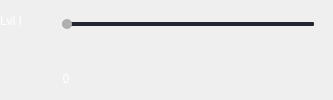
                <widget class="QFrame" name="frm_rfrsh_rate_lvl_1">
                 <property name="minimumSize">
                  <size>
                   <width>333</width>
                   <height>0</height>
                  </size>
                 </property>
                 <property name="maximumSize">
                  <size>
                   <width>333</width>
                   <height>16777215</height>
                  </size>
                 </property>
                 <property name="frameShape">
                  <enum>QFrame::NoFrame</enum>
                 </property>
                 <property name="frameShadow">
                  <enum>QFrame::Plain</enum>
                 </property>
                 <property name="lineWidth">
                  <number>0</number>
                 </property>
                 <layout class="QGridLayout" name="gridLayout_13">
                  <property name="leftMargin">
                   <number>0</number>
                  </property>
                  <property name="topMargin">
                   <number>0</number>
                  </property>
                  <property name="rightMargin">
                   <number>0</number>
                  </property>
                  <property name="bottomMargin">
                   <number>0</number>
                  </property>
                  <property name="spacing">
                   <number>0</number>
                  </property>
                  <item row="3" column="1">
                   <widget class="QFrame" name="frm_lbl_rfrsh_rate_lvl_1">
                    <property name="minimumSize">
                     <size>
                      <width>290</width>
                      <height>14</height>
                     </size>
                    </property>
                    <property name="maximumSize">
                     <size>
                      <width>290</width>
                      <height>14</height>
                     </size>
                    </property>
                    <property name="frameShape">
                     <enum>QFrame::NoFrame</enum>
                    </property>
                    <property name="frameShadow">
                     <enum>QFrame::Plain</enum>
                    </property>
                    <property name="lineWidth">
                     <number>0</number>
                    </property>
                    <widget class="QLabel" name="lbl_crrnt_rfrsh_rate_lvl_1">
                     <property name="geometry">
                      <rect>
                       <x>0</x>
                       <y>0</y>
                       <width>44</width>
                       <height>14</height>
                      </rect>
                     </property>
                     <property name="sizePolicy">
                      <sizepolicy hsizetype="Fixed" vsizetype="Fixed">
                       <horstretch>0</horstretch>
                       <verstretch>0</verstretch>
                      </sizepolicy>
                     </property>
                     <property name="minimumSize">
                      <size>
                       <width>44</width>
                       <height>14</height>
                      </size>
                     </property>
                     <property name="maximumSize">
                      <size>
                       <width>44</width>
                       <height>14</height>
                      </size>
                     </property>
                     <property name="font">
                      <font>
                       <family>Sans Serif</family>
                       <pointsize>9</pointsize>
                       <stylestrategy>PreferAntialias</stylestrategy>
                       <kerning>true</kerning>
                      </font>
                     </property>
                     <property name="styleSheet">
                      <string notr="true">padding: 0 7px 0 9px;
color: white;</string>
                     </property>
                     <property name="text">
                      <string notr="true">0</string>
                     </property>
                     <property name="alignment">
                      <set>Qt::AlignCenter</set>
                     </property>
                    </widget>
                   </widget>
                  </item>
                  <item row="0" column="0">
                   <widget class="QLabel" name="lbl_txt_rfrsh_rate_lvl_1">
                    <property name="minimumSize">
                     <size>
                      <width>43</width>
                      <height>10</height>
                     </size>
                    </property>
                    <property name="maximumSize">
                     <size>
                      <width>43</width>
                      <height>10</height>
                     </size>
                    </property>
                    <property name="font">
                     <font>
                      <family>Tahoma</family>
                      <pointsize>9</pointsize>
                      <stylestrategy>PreferAntialias</stylestrategy>
                      <kerning>true</kerning>
                     </font>
                    </property>
                    <property name="styleSheet">
                     <string notr="true">color: white;</string>
                    </property>
                    <property name="lineWidth">
                     <number>0</number>
                    </property>
                    <property name="text">
                     <string>Lvl I</string>
                    </property>
                   </widget>
                  </item>
                  <item row="2" column="1">
                   <widget class="QFrame" name="frm_sldr_img_rfrsh_rate_lvl_1">
                    <property name="minimumSize">
                     <size>
                      <width>290</width>
                      <height>10</height>
                     </size>
                    </property>
                    <property name="maximumSize">
                     <size>
                      <width>290</width>
                      <height>10</height>
                     </size>
                    </property>
                    <property name="styleSheet">
                     <string notr="true"/>
                    </property>
                    <property name="frameShape">
                     <enum>QFrame::NoFrame</enum>
                    </property>
                    <property name="frameShadow">
                     <enum>QFrame::Plain</enum>
                    </property>
                    <property name="lineWidth">
                     <number>0</number>
                    </property>
                    <layout class="QHBoxLayout" name="horizontalLayout_8">
                     <property name="spacing">
                      <number>0</number>
                     </property>
                     <property name="leftMargin">
                      <number>6</number>
                     </property>
                     <property name="topMargin">
                      <number>0</number>
                     </property>
                     <property name="rightMargin">
                      <number>5</number>
                     </property>
                     <property name="bottomMargin">
                      <number>0</number>
                     </property>
                     <item>
                      <widget class="QLabel" name="lbl_sldr_img_rfrsh_rate_lvl_1">
                       <property name="minimumSize">
                        <size>
                         <width>252</width>
                         <height>10</height>
                        </size>
                       </property>
                       <property name="maximumSize">
                        <size>
                         <width>252</width>
                         <height>10</height>
                        </size>
                       </property>
                       <property name="styleSheet">
                        <string notr="true">background-image: url(:/images/background_refresh_rate_slider.png) ;</string>
                       </property>
                       <property name="text">
                        <string notr="true"/>
                       </property>
                      </widget>
                     </item>
                    </layout>
                   </widget>
                  </item>
                  <item row="0" column="1">
                   <widget class="QFrame" name="frm_sldr_rfrsh_rate_lvl_1">
                    <property name="minimumSize">
                     <size>
                      <width>290</width>
                      <height>16</height>
                     </size>
                    </property>
                    <property name="maximumSize">
                     <size>
                      <width>290</width>
                      <height>16</height>
                     </size>
                    </property>
                    <property name="frameShape">
                     <enum>QFrame::NoFrame</enum>
                    </property>
                    <property name="frameShadow">
                     <enum>QFrame::Plain</enum>
                    </property>
                    <property name="lineWidth">
                     <number>0</number>
                    </property>
                    <layout class="QHBoxLayout" name="horizontalLayout_9">
                     <property name="spacing">
                      <number>0</number>
                     </property>
                     <property name="leftMargin">
                      <number>6</number>
                     </property>
                     <property name="topMargin">
                      <number>0</number>
                     </property>
                     <property name="rightMargin">
                      <number>5</number>
                     </property>
                     <property name="bottomMargin">
                      <number>0</number>
                     </property>
                     <item>
                      <widget class="QSlider" name="hrzntlSldr_rfrsh_rate_lvl_1">
                       <property name="sizePolicy">
                        <sizepolicy hsizetype="Expanding" vsizetype="Preferred">
                         <horstretch>0</horstretch>
                         <verstretch>0</verstretch>
                        </sizepolicy>
                       </property>
                       <property name="minimumSize">
                        <size>
                         <width>279</width>
                         <height>16</height>
                        </size>
                       </property>
                       <property name="maximumSize">
                        <size>
                         <width>279</width>
                         <height>9</height>
                        </size>
                       </property>
                       <property name="styleSheet">
                        <string notr="true">QSlider::groove:horizontal {
	width: 252;
    border-radius: 0px;
    height: 4px;
}
QSlider::add-page:qlineargradient {
	background: #232631;
	border-top-right-radius: 1px;
	border-bottom-right-radius: 1px;
	border-top-left-radius: 0px;
	border-bottom-left-radius: 0px;
}
QSlider::sub-page:qlineargradient {
	background: #00e39b;
	border-top-right-radius: 0px;
	border-bottom-right-radius: 0px;
	border-top-left-radius: 1px;
	border-bottom-left-radius: 1px;
}
QSlider::handle:horizontal {
	width: 12px;
	height: 12px;
    background: qradialgradient(cx: 0.5, cy: 0.5, radius: 0.5, fx: 0.5, fy: 0.5, stop: 0.75 #afafaf, stop: 0.90 transparent);
	margin: -4px -1px -4px -1px;
}</string>
                       </property>
                       <property name="minimum">
                        <number>50</number>
                       </property>
                       <property name="maximum">
                        <number>7200</number>
                       </property>
                       <property name="singleStep">
                        <number>50</number>
                       </property>
                       <property name="pageStep">
                        <number>50</number>
                       </property>
                       <property name="value">
                        <number>50</number>
                       </property>
                       <property name="sliderPosition">
                        <number>50</number>
                       </property>
                       <property name="orientation">
                        <enum>Qt::Horizontal</enum>
                       </property>
                      </widget>
                     </item>
                    </layout>
                   </widget>
                  </item>
                  <item row="1" column="0" colspan="2">
                   <spacer name="verticalSpacer_13">
                    <property name="orientation">
                     <enum>Qt::Vertical</enum>
                    </property>
                    <property name="sizeType">
                     <enum>QSizePolicy::Fixed</enum>
                    </property>
                    <property name="sizeHint" stdset="0">
                     <size>
                      <width>20</width>
                      <height>6</height>
                     </size>
                    </property>
                   </spacer>
                  </item>
                 </layout>
                </widget>
